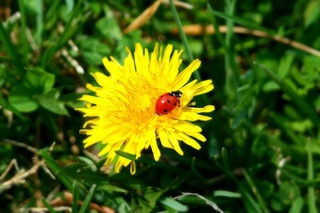
#> input picture Homework/hw1-2/hw1-2_data/images/ladybug.jpg, 320 x 213 px, shrunk from 640 x 426 before the run
$ python nubs_quantization.py
#> lines starting #> are read from the running program, lines starting #| are printed output that depends on the picture
import numpy as np
import matplotlib.pyplot as plt
from PIL import Image
from pathlib import Path

# =========================
# Basic image utils
# =========================
def load_image(image_path):
    img = Image.open(image_path).convert("RGB")
#> img is the input picture: PIL image 320x213 RGB; mean R, G, B 70.9, 94.8, 15.2
    return np.array(img)

def image_to_pixels(img_np):
    h, w, c = img_np.shape
#> h = 213; w = 320; c = 3
    pixels = img_np.reshape(-1, 3).astype(np.float64)
    return pixels, h, w

def rebuild_image_from_labels(labels, centroids, h, w):
    quantized_pixels = centroids[labels]
    quantized_img = quantized_pixels.reshape(h, w, 3).clip(0, 255).astype(np.uint8)
    return quantized_img

# =========================
# K-means(2) for splitting
# =========================
def squared_distances(X, M):
    return np.sum((X[:, None, :] - M[None, :, :]) ** 2, axis=2)

def e_step(X, centroids):
    dists = squared_distances(X, centroids)
    labels = np.argmin(dists, axis=1)
    distortion = np.sum(np.min(dists, axis=1))
    return labels, distortion

def m_step(X, labels, old_centroids, K):
    new_centroids = old_centroids.copy()
    for k in range(K):
        pts = X[labels == k]
        if len(pts) > 0:
            new_centroids[k] = pts.mean(axis=0)
    return new_centroids

def run_kmeans_2(X, init_centroids, max_iter=100):
    centroids = init_centroids.copy().astype(float)
    prev_labels = None

    for _ in range(max_iter):
        labels, _ = e_step(X, centroids)

        if prev_labels is not None and np.array_equal(labels, prev_labels):
            break

        new_centroids = m_step(X, labels, centroids, K=2)

        if np.allclose(new_centroids, centroids):
            centroids = new_centroids
            break

        centroids = new_centroids
        prev_labels = labels.copy()

    final_labels, final_distortion = e_step(X, centroids)
    return centroids, final_labels, final_distortion

# =========================
# NUBS helpers
# =========================
def cluster_centroid_and_distortion(X):
    centroid = X.mean(axis=0)
    distortion = np.sum((X - centroid) ** 2)
    return centroid, distortion

def initialize_split_centroids(X):
    """
    Initialize along the axis of maximum variance.
    """
    centroid = X.mean(axis=0)
    variances = np.var(X, axis=0)
    max_axis = np.argmax(variances)

    std_along_axis = np.std(X[:, max_axis])
    if std_along_axis == 0:
        std_along_axis = 1.0

    c1 = centroid.copy()
    c2 = centroid.copy()
    c1[max_axis] -= 0.5 * std_along_axis
    c2[max_axis] += 0.5 * std_along_axis

    return np.vstack([c1, c2])

def split_cluster(X_cluster):
    init_centroids = initialize_split_centroids(X_cluster)
    centroids, local_labels, distortion = run_kmeans_2(X_cluster, init_centroids)

    idx0 = np.where(local_labels == 0)[0]
    idx1 = np.where(local_labels == 1)[0]

    return centroids, local_labels, distortion, idx0, idx1

# =========================
# Main NUBS
# =========================
def run_nubs(pixels, target_k=8):
    """
    Returns:
        global_labels: shape (N,)
        centroids: shape (target_k, 3)
        total_distortion: float
        split_history: list of dict
    """
    N = len(pixels)

    # each cluster stores global indices
    clusters = [{
        "indices": np.arange(N)
    }]

    split_history = []

    while len(clusters) < target_k:
        # compute distortion for each cluster
        distortions = []
        for c in clusters:
            Xc = pixels[c["indices"]]
            _, d = cluster_centroid_and_distortion(Xc)
            distortions.append(d)

        # choose cluster with largest distortion
        split_idx = int(np.argmax(distortions))
        cluster_to_split = clusters.pop(split_idx)

        X_split = pixels[cluster_to_split["indices"]]

        centroids_2, local_labels, split_distortion, idx0, idx1 = split_cluster(X_split)

        global_idx0 = cluster_to_split["indices"][idx0]
        global_idx1 = cluster_to_split["indices"][idx1]

        clusters.append({"indices": global_idx0})
        clusters.append({"indices": global_idx1})

        split_history.append({
            "step": len(clusters),
            "split_from_cluster_distortion": distortions[split_idx],
            "resulting_num_clusters": len(clusters)
        })

    # assign final labels
    global_labels = np.empty(N, dtype=int)
    centroids = []

    for k, c in enumerate(clusters):
        Xc = pixels[c["indices"]]
        centroid, _ = cluster_centroid_and_distortion(Xc)
        centroids.append(centroid)
        global_labels[c["indices"]] = k

    centroids = np.array(centroids)
    total_distortion = np.sum((pixels - centroids[global_labels]) ** 2)

    return global_labels, centroids, total_distortion, split_history

# =========================
# Plot utils
# =========================
def plot_original_vs_quantized(original, quantized, title_right, savepath):
    plt.figure(figsize=(10, 5))

    plt.subplot(1, 2, 1)
    plt.imshow(original)
    plt.title("Original")
    plt.axis("off")

    plt.subplot(1, 2, 2)
    plt.imshow(quantized)
    plt.title(title_right)
    plt.axis("off")

    plt.tight_layout()
    plt.savefig(savepath, dpi=200)
    plt.close()

def plot_palette(centroids, title, savepath):
    k = len(centroids)
    centroids_uint8 = centroids.clip(0, 255).astype(np.uint8)

    palette = np.zeros((50, 50 * k, 3), dtype=np.uint8)
    for i in range(k):
        palette[:, i * 50:(i + 1) * 50, :] = centroids_uint8[i]

    plt.figure(figsize=(max(6, k), 2))
    plt.imshow(palette)
    plt.title(title)
    plt.axis("off")
    plt.tight_layout()
    plt.savefig(savepath, dpi=200)
    plt.close()

# =========================
# Main
# =========================
if __name__ == "__main__":
    base_dir = Path(__file__).resolve().parent
    image_path = base_dir / "../hw1-2_data/images/ladybug.jpg"
    figure_dir = base_dir / "figure"
    figure_dir.mkdir(exist_ok=True)

    original_img = load_image(image_path)
    pixels, h, w = image_to_pixels(original_img)
#> h = 213; w = 320

    global_labels, centroids, total_distortion, split_history = run_nubs(pixels, target_k=8)
#> in run_nubs, `N = len(pixels)`: N = 68160
#> the loop in run_nubs, `while len(clusters) < target_k:` made 7 passes
#> init_centroids in split_cluster on passes 1, 3, 4: [[30.53, 94.84, 15.18], [111.3, 94.84, 15.18]], [[191.7, 203.5, 32.36], [238.9, 203.5, 32.36]], [[54.72, 106.6, 23.9], [80.34, 106.6, 23.9]]
#> (init_centroids in split_cluster, centroids_2) on pass 2: ([[34.54, 48.62, 10.85], [34.54, 86.35, 10.85]], [[14.39, 43.57, 2.88], [67.53, 106.6, 23.9]])
#> after the loop in run_nubs, `while len(clusters) < target_k:`: clusters = 8 items; split_history = 7 items
#> the loop in run_nubs, `for k, c in enumerate(clusters):` made 8 passes
#> (centroid, distortion in cluster_centroid_and_distortion) on passes 1 to 8: ([244.6, 226.4, 13.59], 9215602.3), ([52.67, 94.22, 14.65], 7016142.7), ([5.7, 27.45, 1.54], 3357255.2), ([24.26, 61.88, 4.4], 5264101), ([158.8, 146, 34.16], 5604094.5), ([152.6, 166, 102.4], 5068228.1), ([115.6, 98.79, 38.9], 3564034.1), ([81.95, 133.8, 37.57], 4291030.2)
#> after the loop in run_nubs, `for k, c in enumerate(clusters):`: centroids = [[244.6, 226.4, 13.59], [52.67, 94.22, 14.65], [5.7, 27.45, 1.54], [24.26, 61.88, 4.4], [158.8, 146, 34.16], [152.6, 166, 102.4], [115.6, 98.79, 38.9], [81.95, 133.8, 37.57]]
#> in run_nubs, `total_distortion = np.sum((pixels - centroids[global_labels]) ** 2)`: total_distortion = 43380488.1
#> total_distortion = 43380488.1; split_history = 7 items
    quantized_img = rebuild_image_from_labels(global_labels, centroids, h, w)
#> in rebuild_image_from_labels, `quantized_img = quantized_pixels.reshape(h, w, 3).clip(0, 255).astype(..`:
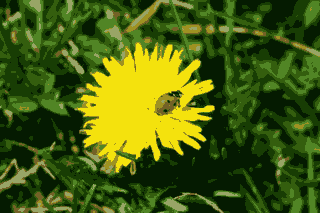
#> quantized_img: shape (213, 320, 3); mean of channels 0, 1, 2 70.3, 94.3, 14.6; drawn as R, G, B

    plot_original_vs_quantized(
        original_img,
        quantized_img,
        title_right=f"NUBS (K = 8)\nDistortion = {total_distortion:.2f}",
        savepath=figure_dir / "nubs_k_8.png"
    )
#> in plot_original_vs_quantized, `plt.savefig(savepath, dpi=200)`:
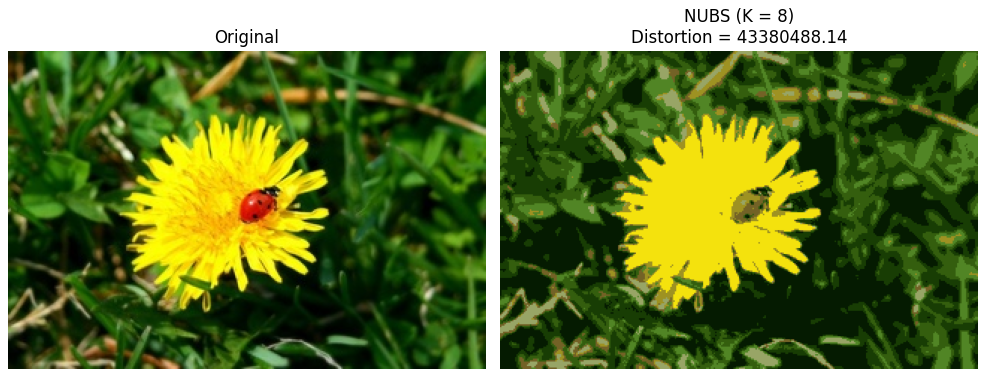
#> figure drawn by matplotlib, 2 panels

    plot_palette(
        centroids,
        title="NUBS Color Palette (K = 8)",
        savepath=figure_dir / "nubs_palette_k_8.png"
    )
#> in plot_palette, `k = len(centroids)`: k = 8
#> in plot_palette, `centroids_uint8 = centroids.clip(0, 255).astype(np.uint8)`: centroids_uint8 = [[244, 226, 13], [52, 94, 14], [5, 27, 1], [24, 61, 4], [158, 146, 34], [152, 165, 102], [115, 98, 38], [81, 133, 37]]
#> after the loop in plot_palette, `for i in range(k):`:
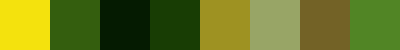
#> palette: shape (50, 400, 3); mean of channels 0, 1, 2 103.9, 118.8, 30.4; drawn as R, G, B

    print(f"NUBS K=8 Distortion = {total_distortion:.2f}")
#| NUBS K=8 Distortion = 43380488.14
    print("\nSplit history:")
    for item in split_history:
        print(
            f"Num clusters = {item['resulting_num_clusters']}, "
            f"split source distortion = {item['split_from_cluster_distortion']:.2f}"
        )
#> this loop made 7 passes
#| Num clusters = 2, split source distortion = 786884911.70
#| Num clusters = 3, split source distortion = 147169540.93
#| Num clusters = 4, split source distortion = 74173758.74
#| Num clusters = 5, split source distortion = 32766194.03
#| Num clusters = 6, split source distortion = 21569404.61
#| Num clusters = 7, split source distortion = 16388441.24
#| Num clusters = 8, split source distortion = 11377072.77

    print("\nStep 3 NUBS results saved successfully.")

$ run again, with Homework/hw1-2/hw1-2_data/images/flower.jpg copied over Homework/hw1-2/hw1-2_data/images/ladybug.jpg
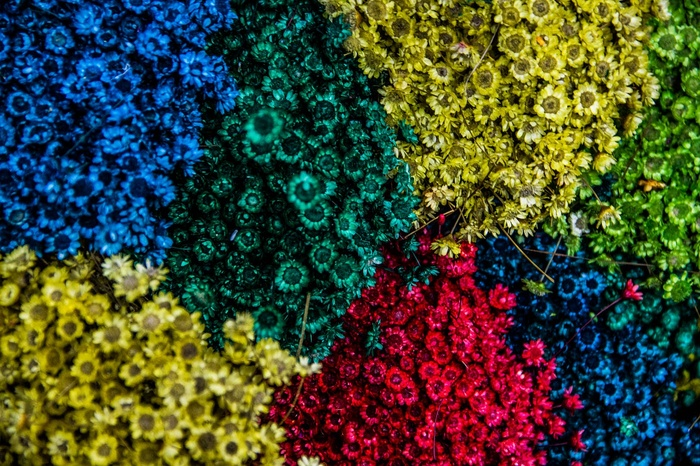
#> input picture Homework/hw1-2/hw1-2_data/images/flower.jpg, 700 x 466 px, shrunk from 1400 x 933 before the run
#> in load_image, img is the input picture: PIL image 700x466 RGB; mean R, G, B 65.7, 72.6, 48.7
#> `pixels, h, w = image_to_pixels(original_img)`: h = 466; w = 700
#> N = 326200
#> the loop in run_nubs, `while len(clusters) < target_k:` made 7 passes
#> (init_centroids in split_cluster, centroids_2) on passes 2, 6: ([[24.9, 44.58, 19.39], [24.9, 44.58, 75.77]], [[28.32, 30.44, 22.06], [12.62, 95.47, 139.5]]), ([[179.9, 184.4, 51.42], [179.9, 184.4, 102.2]], [[178.5, 177.7, 46.99], [182.4, 197.3, 133.9]])
#> after the loop in run_nubs, `while len(clusters) < target_k:`: clusters = 8 items; split_history = 7 items
#> the loop in run_nubs, `for k, c in enumerate(clusters):` made 8 passes
#> (centroid, distortion in cluster_centroid_and_distortion) on passes 1 to 8: ([7.08, 23.22, 26.26], 136702407.4), ([75.66, 46.52, 12.68], 125835682.1), ([189.2, 15.77, 54.59], 25209357.4), ([121.7, 121.8, 22.64], 60493018.3), ([178.5, 177.7, 46.99], 43562709.9), ([182.4, 197.3, 133.9], 89245416.9), ([11.5, 80.29, 109], 43135846.2), ([14.29, 118.2, 185], 30617234.3)
#> after the loop in run_nubs, `for k, c in enumerate(clusters):`: centroids = [[7.08, 23.22, 26.26], [75.66, 46.52, 12.68], [189.2, 15.77, 54.59], [121.7, 121.8, 22.64], [178.5, 177.7, 46.99], [182.4, 197.3, 133.9], [11.5, 80.29, 109], [14.29, 118.2, 185]]
#> in run_nubs, `total_distortion = np.sum((pixels - centroids[global_labels]) ** 2)`: total_distortion = 554801672.4
#> `global_labels, centroids, total_distortion, split_history = run_nubs(p..`: split_history = 7 items
#> in plot_original_vs_quantized, `plt.savefig(savepath, dpi=200)`:
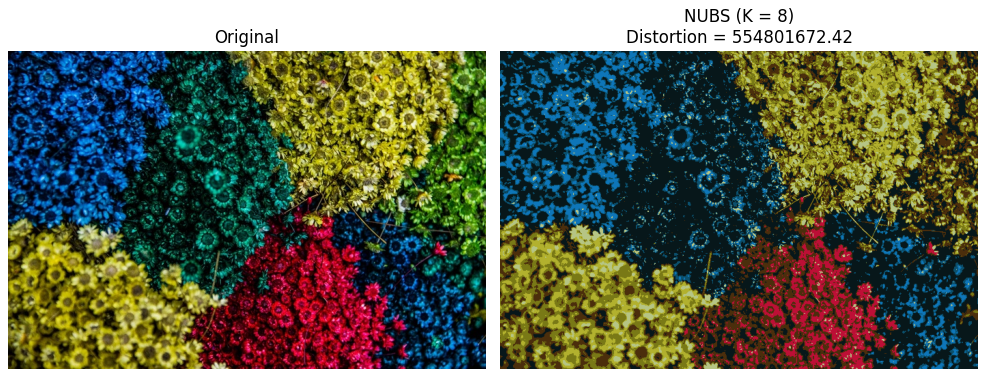
#> figure drawn by matplotlib, 2 panels
#> k = 8
#> centroids_uint8 = [[7, 23, 26], [75, 46, 12], [189, 15, 54], [121, 121, 22], [178, 177, 46], [182, 197, 133], [11, 80, 109], [14, 118, 185]]
#> after the loop in plot_palette, `for i in range(k):`:
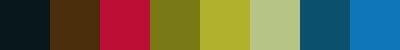
#> palette: shape (50, 400, 3); mean of channels 0, 1, 2 97.1, 97.1, 73.4; drawn as R, G, B
#| NUBS K=8 Distortion = 554801672.42
#> the loop `for item in split_history:` made 7 passes
#| Num clusters = 2, split source distortion = 3876034893.22
#| Num clusters = 3, split source distortion = 1325331767.80
#| Num clusters = 4, split source distortion = 767307288.61
#| Num clusters = 5, split source distortion = 467132015.05
#| Num clusters = 6, split source distortion = 261349277.80
#> (further printed lines are left out)
